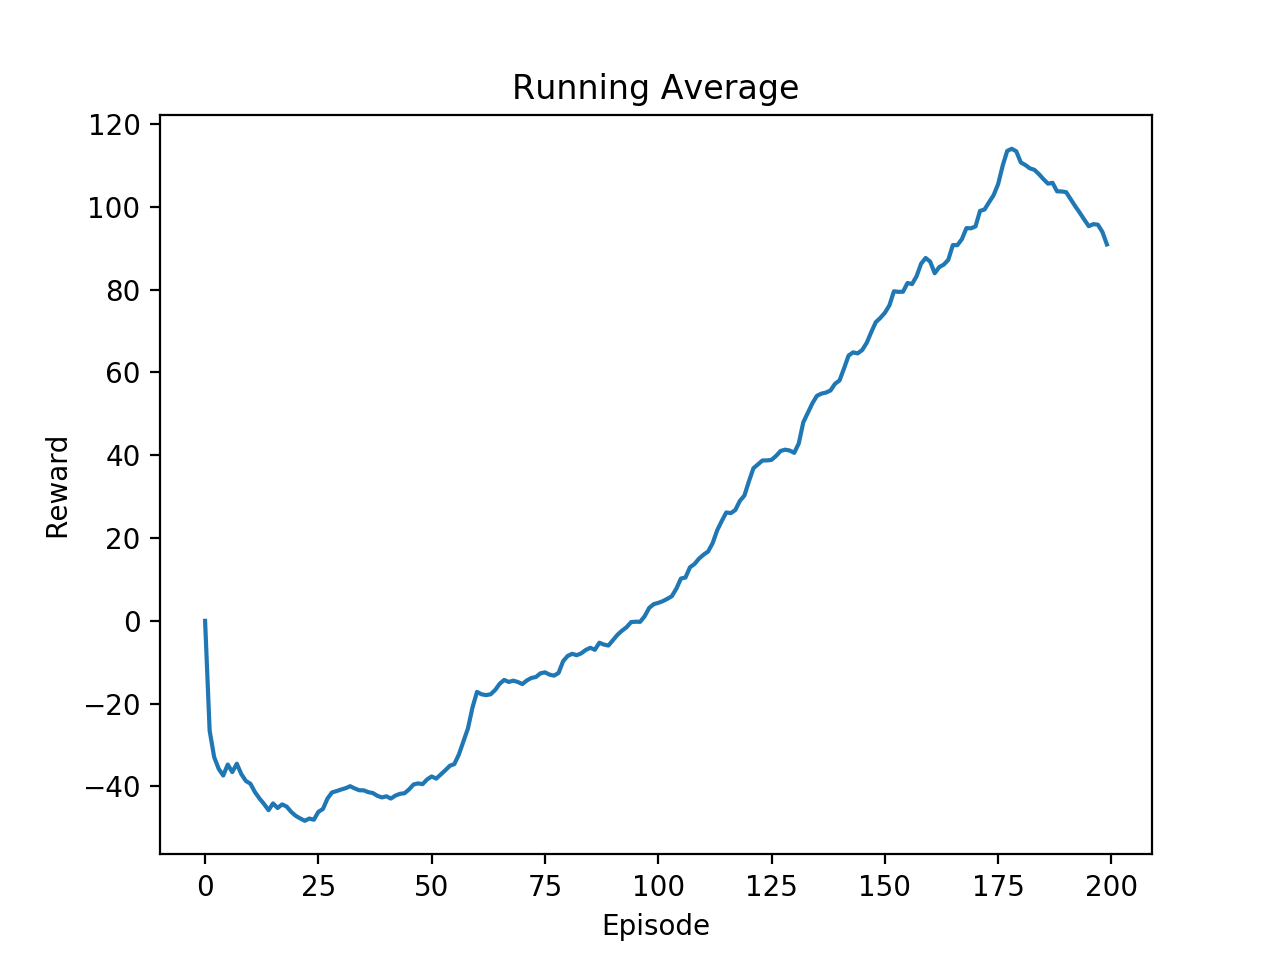

Recreate this plot in Python.
import gym
# import torch
# import torch.nn as nn
# import torch.nn.functional as F
# from torch.autograd import Variable
import numpy as np
import os
import matplotlib.pyplot as plt
import tensorflow as tf
# from keras.applications.mobilenet import MobileNet

# from rl.agents.dqn import DQNAgent
# from rl.policy import EpsGreedyQPolicy
# from rl.memory import SequentialMemory
# from keras.applications import VGG16
import scipy.misc as smp
# os.environ["KERAS_BACKEND"] = "plaidml.keras.backend"

from gym.envs.registration import registry, register, make, spec
# from keras.applications import imagenet_utils

register(
    id='CarRacing-v1', # CHANGED
    entry_point='gym.envs.box2d:CarRacing',
    max_episode_steps=1500, # CHANGED
    reward_threshold=900,
)


import os

import numpy as np
import matplotlib.pyplot as plt
import seaborn as sns
import random

from keras.models import Sequential, load_model
from keras.layers import Dense, Activation, Conv2D, MaxPooling2D, Flatten, Dropout, BatchNormalization
from keras.optimizers import Adamax
from collections import deque
import cv2
from skimage import color, transform
import gym
from gym import wrappers
env = gym.make('CarRacing-v1')
print("Num GPUs Available: ", len(tf.config.experimental.list_physical_devices('GPU')))
import tensorflow as tf



def create_cnn_vectorization():
    # if os.path.exists('race-car_larger2.h5'):
    #     print("Model is loaded")
    #     return load_model('race-car_larger2.h5')

    model = Sequential()

    model.add(Conv2D(filters = 16, kernel_size = 8, strides = (4,4), input_shape=( 84, 84, 4)))
    model.add(Activation('relu'))
    model.add(Conv2D(filters = 32, kernel_size = 4,  input_shape=( 84, 84, 4)))
    model.add(Activation('relu'))
    model.add(Flatten())

    
    model.add(Dense(256, init='lecun_uniform'))
    model.add(Activation('relu'))

    model.add(Dense(128, init='lecun_uniform'))
    model.add(Activation('relu'))

    model.add(Dense(11, init = 'lecun_uniform'))
    model.add(Activation('linear'))
    
    model.compile(loss='mse', optimizer=Adamax(lr=0.001))  # lr=0.001
    
    
    return model


class Model:
    def __init__(self, env, gamma):
        self.env = env
        self.model = create_cnn_vectorization() #tracks the actual prediction
        self.target_model = create_cnn_vectorization() #tracks the action we want the agent to take
        self.memory = deque(maxlen=2000)

        self.gamma = gamma
        
    def predict(self, s):
        return self.model.predict(s, verbose=0)[0]

    def update(self, s, Q):
        self.model.fit(s, Q, verbose = 0)

    def remember(self, state, action, arg, reward, new_state, done):
        self.memory.append([state, action, arg, reward, new_state, done])

    def replay(self):
        batch_size = 8
        if len(self.memory) < batch_size: 
            return

        samples = random.sample(self.memory, batch_size)
        for sample in samples:
            state, action, arg, reward, new_state, done = sample
            target = self.target_model.predict(state, verbose=0)
            
            if done:
                target[0][arg] = reward
            else:
                Q_future = max(
                    self.target_model.predict(new_state, verbose=0)[0])
                target[0][arg] = reward + Q_future * self.gamma
            self.model.fit(state, target, epochs=1, verbose=0)

    def act(self, state, epsilon):
        if np.random.random() < epsilon:
            return convert_argmax_qval_to_env_action(np.random.choice([i for i in range(11)], 1)[0]), np.random.choice([i for i in range(11)], 1)[0]
        return convert_argmax_qval_to_env_action(np.argmax(self.model.predict(state, verbose=0)[0])), np.argmax(self.model.predict(state, verbose=0)[0]) 

    def target_train(self):
        weights = self.model.get_weights()
        target_weights = self.target_model.get_weights()
        for i in range(len(target_weights)):
            target_weights[i] = target_weights[i]*0.3 + 0.7*weights[i]
        self.target_model.set_weights(target_weights)



def rgb2gray(rgb):
    i = rgb[:84, 5:89, :]
    i = 2 * color.rgb2gray(i) - 1
    return i.reshape((84, 84))

def plot_running_avg(total_rewards):
    N = len(total_rewards)
    running_avg = np.empty(N)
    for t in range(N):
        running_avg[t] = total_rewards[max(0, t-100):(t+1)].mean()
    plt.plot(running_avg)
    plt.title("Running Average")
    plt.xlabel("Episode")
    plt.ylabel("Reward")
    plt.show()


class ImageMemory:
    def __init__(self):
        self.images = [np.zeros((84,84)) for i in range(4)]

    def add_image(self, image):

            self.images.pop(0)
            self.images.append(image)

    def get_stacked_images(self):
        return np.stack(self.images, axis = 2)

    
    def print_images(self):
        print(self.images)


def convert_argmax_qval_to_env_action(output_value):
    # We reduce the action space to 
    
    gas = 0.0
    brake = 0.0
    steering = 0.0
    
    # Output value ranges from 0 to 10:
    
    if output_value <= 8:
        # Steering, brake, and gas are zero
        output_value -= 4
        steering = float(output_value)/4
    elif output_value >=9 and output_value <=9:
        output_value -= 8
        gas = float(output_value)/3  # 33% of gas
    elif output_value >= 10 and output_value <= 10:
        output_value -= 9
        brake = float(output_value)/2  # 50% of brake
    else:
        print("Error")  #Why?
    
    return [steering, gas, brake]

def play(agent,  epsilon):
    print(epsilon)
    observation = env.reset()
    totalreward = 0
    iter = 1
    done = False
    # state = rgb2gray(observation)
    images = ImageMemory()
    while not done:
        env.render()
        
        state_intermed = rgb2gray(observation)
        images.add_image(state_intermed)
        state = images.get_stacked_images().reshape(-1, 84, 84, 4)


        action, argmax = agent.act(state, epsilon)

        observation, reward, done, info = env.step(action)
        new_state_intermed = rgb2gray(observation)
        
        images.add_image(new_state_intermed)
        
        new_state = images.get_stacked_images().reshape(-1, 84, 84, 4)
        # new_state = new_state_intermed.reshape(-1, 84, 84, 1)
        agent.remember(state, action, argmax, reward, new_state, done)

        agent.replay()
        agent.target_train()
        # print('qval is ', qval_prime)
        # state2.show_class()
        state = new_state
        # Q = reward+0.99*(np.max(qval_prime))
    
        totalreward+=reward
        iter+=1

    return totalreward, iter
# with tf.compat.v1.Session(config=tf.compat.v1.ConfigProto(gpu_options=gpu_options)) as sess:
N=400
totalrewards = np.empty(N)
costs = np.empty(N)
agent = Model(env,  0.99)
# actions = ['left', 'right', 'brake', 'acc',]
eps = 1
env = wrappers.Monitor(env, os.path.join(os.getcwd(), "videos"), force=True)
for n in range(1,N):
    if n <= 10:
        eps -= 0.05
    else:
        eps = 1/np.sqrt(n)
    if eps <= 0.05:
        eps = 0.05
    totalreward, iters = play(agent,  eps)

    totalrewards[n] = totalreward
    print("Episode: ", n,
          ", iters: ", iters,
          ", total reward: ", totalreward,
          ", epsilon: ", eps,
          ", average reward (of last 100): ", totalrewards[max(0,n-99):(n)].mean()
         )
# We save the model every 10 episodes:
    if n%50 == 0:
        agent.model.save('race-car_larger2.h5')
    if n % 50 == 0:
        with open('Rew.txt', 'w') as filehandle:
            for listitem in totalrewards:
                filehandle.write('%s\n' % listitem)
env.close()
plot_running_avg(totalrewards)
